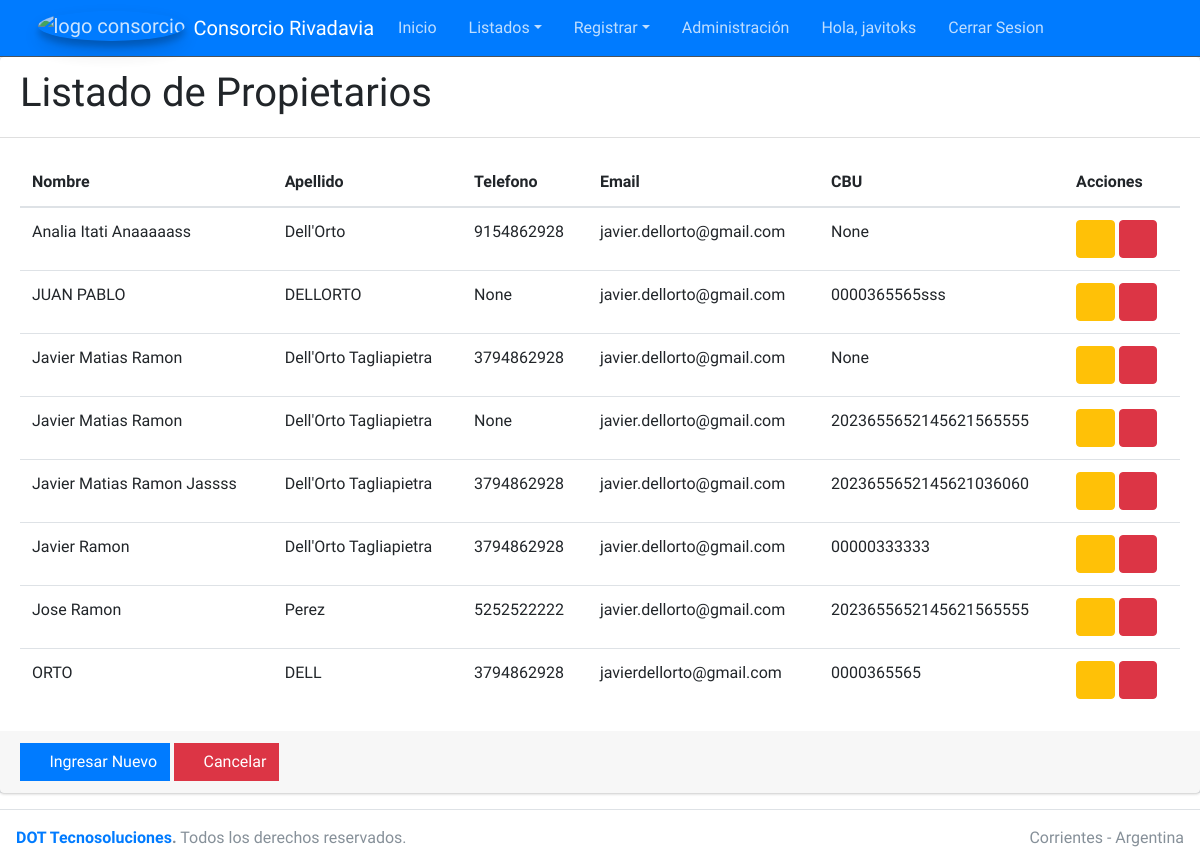
Screenshot of /consorcio/listar_propietarios/ (signed in) with the database file from the repository.
### casa/models.py (models this page shows, shortened)
class Propietario(models.Model):
    nombre = models.CharField(max_length=30)
    apellido = models.CharField(max_length=30, blank=True)
    telefono = models.CharField(max_length=10, blank=True, null=True)
    email = models.EmailField(blank=True, null=True)
    CBU = models.CharField(max_length=22, blank=True, null=True)
    creado = models.DateTimeField(auto_now_add=True)
    modificado = models.DateTimeField(auto_now=True)
    class Meta:
        ordering = ['nombre']
        verbose_name = 'Propietarios'
        verbose_name_plural = "Propietarios"

### casa/views.py (the view)
# urls.py: path('listar_propietarios/', ListarPropietarios.as_view(), name='propietarios'),
class ListarPropietarios(ListView):
    model = Propietario                             #OK
    template_name = "propietarios.html"

### casa/templates/propietarios.html
{% extends "list.html" %}
{% block titulo %}
<div><h1>Listado de Propietarios</h1></div>
{% endblock titulo %}
{% block columns %}
<tr>
  <th scope="col">Nombre</th>
  <th scope="col">Apellido</th>
  <th scope="col">Telefono</th>
  <th scope="col">Email</th>
  <th scope="col">CBU</th>
  <th scope="col">Acciones</th>
</tr>
{% endblock columns %}
{% block rows %}
{% if object_list %}
{% for propietario in object_list %}
<tr>
  <td>{{propietario.nombre}}</td>
  <td>{{propietario.apellido}}</td>
  <td>{{propietario.telefono}}</td>
  <td>{{propietario.email}}</td>
  <td>{{propietario.CBU}}</td>
  <td>
    <a href="{% url 'editarpropietario' propietario.id %}" class="btn btn-warning">
      <i class="fas fa-edit"></i>
    </a>
    <a href="{% url 'eliminarpropietario' propietario.id %}" class="btn btn-danger">
      <i class="fas fa-trash"></i>
    </a>
  </td>
</tr>
{% endfor %}
{% else %}  <h2>No hay registros de Propietarios</h2>
{% endif %}
{% endblock rows %}
{% block botones %}
<div class="card-footer">
  <a href='{% url 'registrarpropietario' %}' class="btn btn-primary btn-flat"><i class="fas fa-plus"></i> Ingresar Nuevo</a>
  <a href='{% url 'home' %}' class="btn btn-danger btn-flat"><i class="fas fa-ban"></i> Cancelar</a>
</div>
{% endblock botones %}

### home/templates/header.html (shortened to what this page needs)
{% load static %}
<nav class="main-header navbar navbar-expand-md navbar-primary navbar-dark">
    <div class="container">
      <a href="{% url 'home' %}" class="navbar-brand">
        <img src="{% static 'img/2149-a.png' %}" alt="logo consorcio" class="brand-image img-circle elevation-3" style="opacity: .8">
        <span class="brand-text font-weight-light">Consorcio Rivadavia</span>
      </a>
      <div class="collapse navbar-collapse order-3" id="navbarCollapse">
        <ul class="navbar-nav">
          <li class="nav-item">
            <a href="{% url 'home' %}" class="nav-link">Inicio</a>
          </li>
          <li class="nav-item dropdown">
            <a id="dropdownSubMenu1" href="#" data-toggle="dropdown" aria-haspopup="true" aria-expanded="false" class="nav-link dropdown-toggle">Listados</a>
          </li>
          <li class="nav-item dropdown">
            <a id="dropdownSubMenu1" href="#" data-toggle="dropdown" aria-haspopup="true" aria-expanded="false" class="nav-link dropdown-toggle">Registrar</a>
              <li class="nav-item">
                <a href="{% url 'admin:index' %}" class="nav-link">Administración</a>
              </li>
              <li class="nav-item">
                {% if user.is_authenticated %}
                  <a href="#" class="nav-link">Hola, {{user.username}}</a>
                {% else %}
                  <a href="{% url 'logueo' %}" class="nav-link">Iniciar Sesion</a>
                {% endif %}
              </li>
              <li class="nav-item">
                <a href="{% url 'cerrarsesion' %}" class="nav-link">Cerrar Sesion</a>
              </li>
            </ul>
      </div>
</nav>

### rows the page displays
Propietario: nombre "Analia Itati Anaaaaass", apellido "Dell'Orto", telefono "9154862928", email "javier.dellorto@gmail.com", CBU "None"
Propietario: nombre "JUAN PABLO", apellido "DELLORTO", telefono "None", email "javier.dellorto@gmail.com", CBU "0000365565sss"
Propietario: nombre "Javier Matias Ramon", apellido "Dell'Orto Tagliapietra", telefono "3794862928", email "javier.dellorto@gmail.com", CBU "None"
Propietario: nombre "Javier Matias Ramon", apellido "Dell'Orto Tagliapietra", telefono "None", email "javier.dellorto@gmail.com", CBU "2023655652145621565555"
Propietario: nombre "Javier Matias Ramon Jassss", apellido "Dell'Orto Tagliapietra", telefono "3794862928", email "javier.dellorto@gmail.com", CBU "2023655652145621036060"
Propietario: nombre "Javier Ramon", apellido "Dell'Orto Tagliapietra", telefono "3794862928", email "javier.dellorto@gmail.com", CBU "00000333333"
Propietario: nombre "Jose Ramon", apellido "Perez", telefono "5252522222", email "javier.dellorto@gmail.com", CBU "2023655652145621565555"
Propietario: nombre "ORTO", apellido "DELL", telefono "3794862928", email "javierdellorto@gmail.com", CBU "0000365565"

### other values shown
{{ user.username }} "javitoks"
